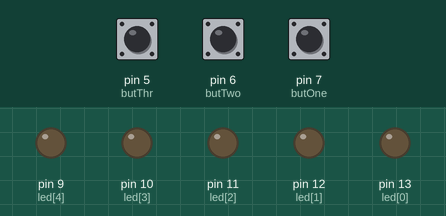
This sketch was run on a simulated Arduino Uno, built with avr-gcc and run on an emulated ATmega328P. On the bench: output pins drawn as LEDs (lit = HIGH). Dashed ring = blinking. The test bench sets the inputs (shaded band); at power-on: pin 5 (butThr) LOW, pin 6 (butTwo) LOW, pin 7 (butOne) LOW.

Above: at 1.2 s.
1.3 s: pin 5 (butThr) pulled HIGH for 0.15 s
At 1.8 s:
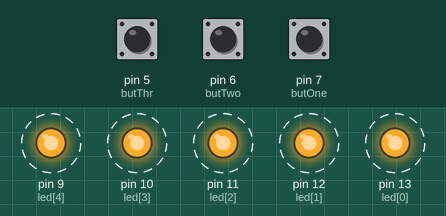
Timing chart, 0 to 10.4 s (numbered marks = the images above; inputs shaded):
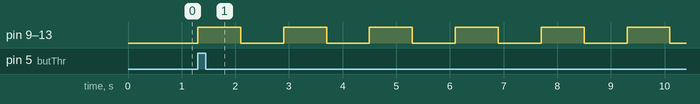

The sketch:

OdevOne.ino
```cpp
int led[5] = {13,12,11,10,9};
int butOne = 7;
int butTwo = 6;
int butThr = 5;
int i = 0;
int j = 0;

void setup()
{


  for(i; i < 5; i++) pinMode(led[i], OUTPUT);
  pinMode(butOne, INPUT);
  pinMode(butTwo, INPUT);
  pinMode(butThr, INPUT);

}

void loop()
{

  if(digitalRead(butOne) == HIGH){

    for(i = 0; i<5; i++) {

      digitalWrite(led[i],HIGH);
      delay(500);
      digitalWrite(led[i],LOW);
      delay(500);
    }

  }

  if(digitalRead(butTwo) == HIGH) {

    for(i = 4; i>-1; i--){

      digitalWrite(led[i],HIGH);
      delay(500);
    }
  }

  if(digitalRead(butThr) == HIGH) {
    i = 0;
    while(i<10) {
      for(j = 0; j <5; j++){

        digitalWrite(led[j],HIGH);

      }
      delay(800);

      for(j = 0; j<5; j++) {

        digitalWrite(led[j],LOW);
      }
      delay(800);
      i++;

    }

  }
}
```

Measured:
- after the input at 1.3 s, pin 9 (led[4]), pin 10 (led[3]), pin 11 (led[2]), pin 12 (led[1]), pin 13 (led[0]): alternates HIGH for 0.80 s and LOW for 0.80 s, starting at once
